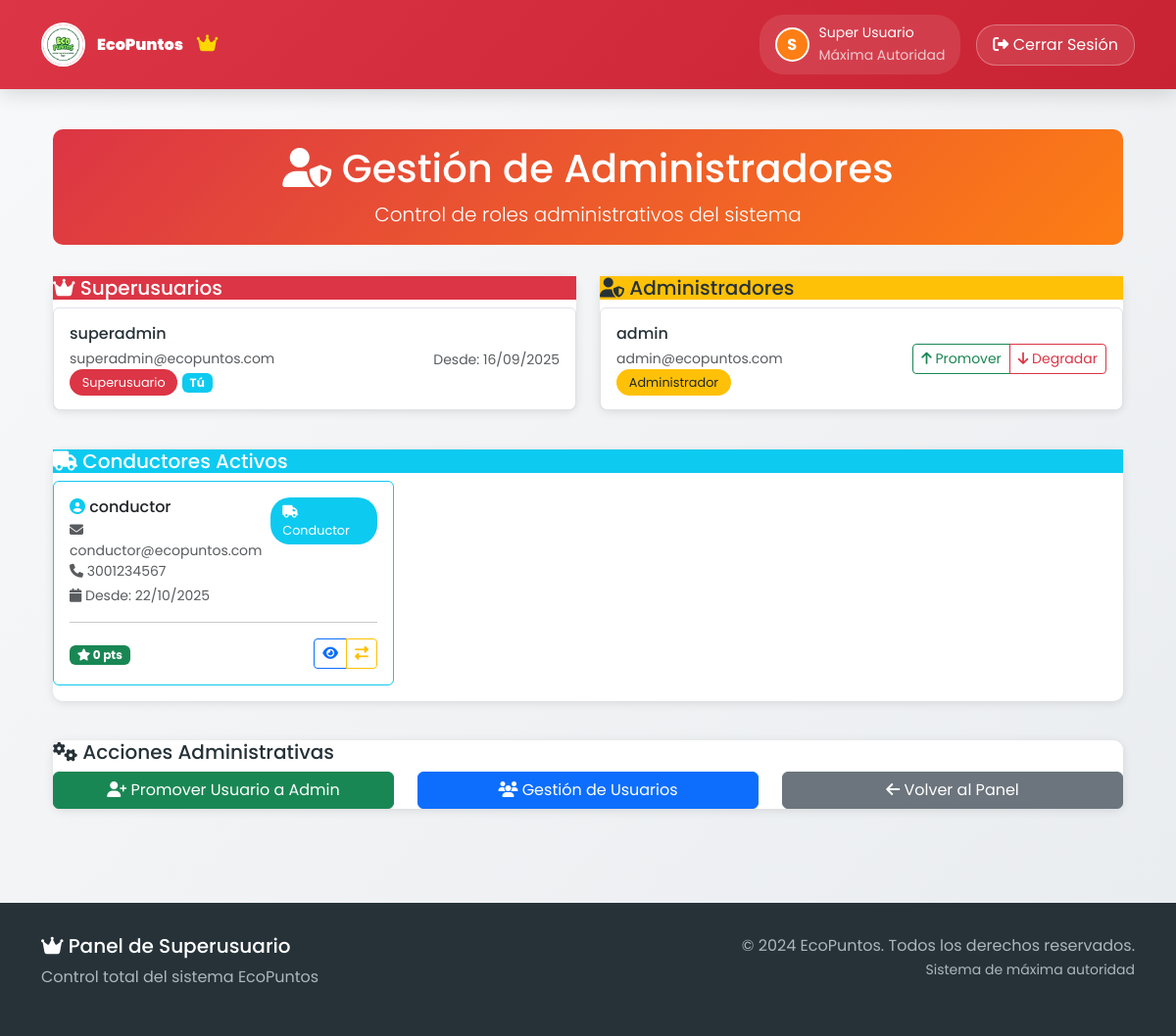
Before: /superuser/admins/ (signed in) with the older database file.
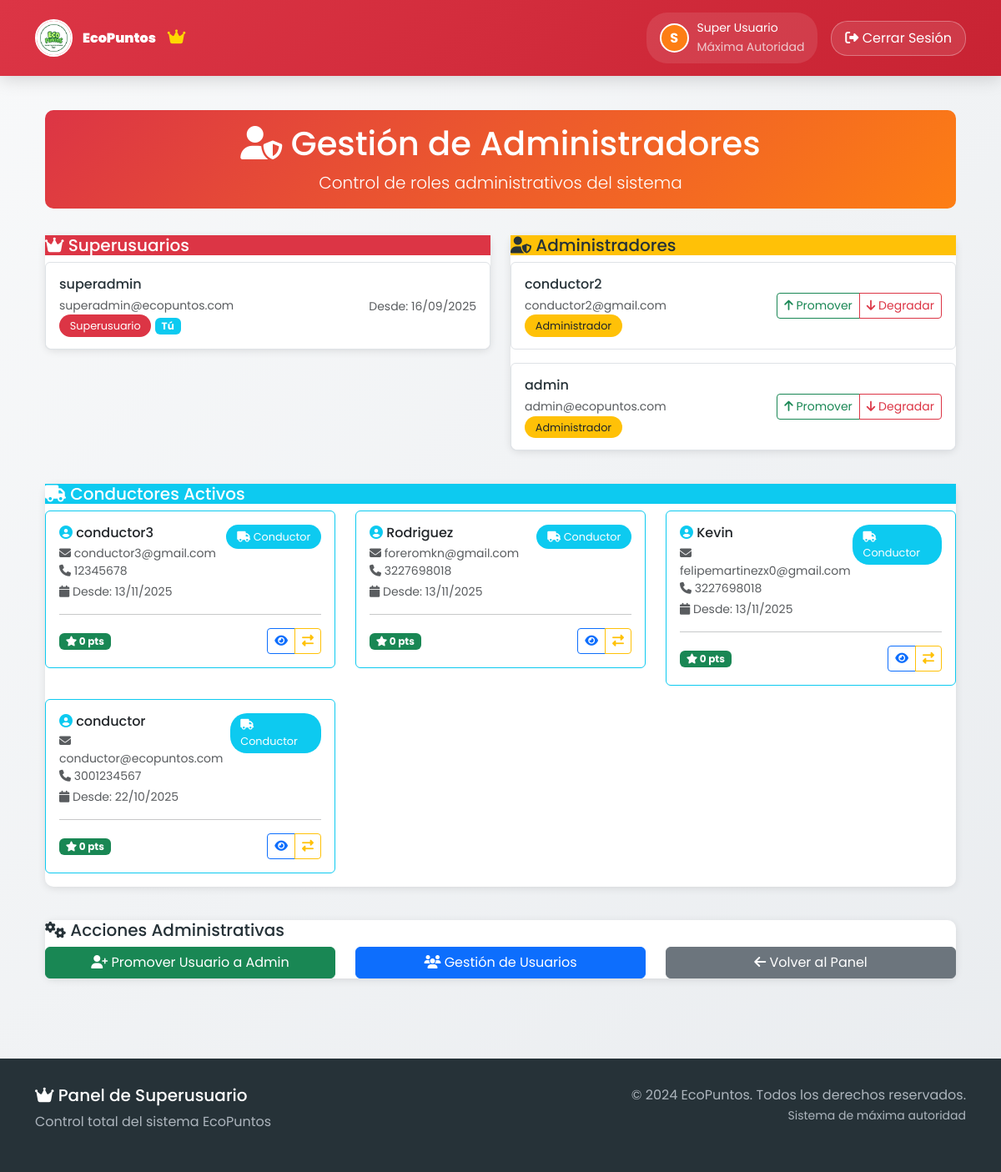
After: the same page with the newer database file.
### core/models.py (models this page shows, shortened)
class Usuario(AbstractUser):
    ROLES = (
        ('superuser', 'Superusuario'),
        ('admin', 'Administrador'),
        ('conductor', 'Conductor'),
        ('user', 'Usuario Regular'),
    )
    LEVELS = (
        ('guardian_verde', 'Guardián Verde'),
        ('defensor_planeta', 'Defensor del Planeta'),
        ('heroe_eco', 'Héroe Eco'),
        ('embajador_ambiental', 'Embajador Ambiental'),
        ('leyenda_sustentable', 'Leyenda Sustentable'),
    )
    role = models.CharField(max_length=10, choices=ROLES, default='user')
    level = models.CharField(max_length=25, choices=LEVELS, default='guardian_verde')
    puntos = models.IntegerField(default=0)
    puntos_juego = models.IntegerField(default=0)  # Puntos acumulados en juegos de plásticos
    puntos_juego_vidrios = models.IntegerField(default=0)  # Puntos acumulados en juegos de vidrios
    puntos_juego_papel = models.IntegerField(default=0)  # Puntos acumulados en el juego de papel y cartón
    puntos_juego_metales = models.IntegerField(default=0)  # Puntos acumulados en el juego de metales
    telefono = models.CharField(max_length=20, blank=True, null=True)
    direccion = models.CharField(max_length=255, blank=True, null=True)
    fecha_registro = models.DateTimeField(auto_now_add=True)
    password_reset_token = models.CharField(max_length=100, blank=True, null=True)
    password_reset_expires = models.DateTimeField(null=True, blank=True)
    testimonio = models.TextField("Testimonio", blank=True, null=True)
    notificaciones_email = models.BooleanField(default=True)
    notificaciones_push = models.BooleanField(default=False)
    perfil_publico = models.BooleanField(default=True)
    mostrar_puntos = models.BooleanField(default=True)
    foto_perfil = models.ImageField(upload_to='fotos_perfil/', null=True, blank=True)
    suspended = models.BooleanField(default=False, help_text="Usuario suspendido permanentemente")
    terminos_aceptados = models.BooleanField(default=False, help_text="Usuario ha aceptado los términos y condiciones")
    fecha_aceptacion_terminos = models.DateTimeField(null=True, blank=True, help_text="Fecha cuando aceptó los términos")
    email_verificado = models.BooleanField(default=False, help_text="Email verificado con código 2FA")
    codigo_verificacion = models.CharField(max_length=6, blank=True, null=True, help_text="Código de verificación 2FA")
    codigo_verificacion_expira = models.DateTimeField(null=True, blank=True, help_text="Expiración del código 2FA")
    intentos_verificacion = models.IntegerField(default=0, help_text="Intentos fallidos de verificación")
    verificacion_bloqueada_hasta = models.DateTimeField(null=True, blank=True, help_text="Bloqueo temporal por intentos fallidos")
    email = models.EmailField(unique=True)
    class Meta:
        verbose_name = 'Usuario'
        verbose_name_plural = 'Usuarios'

### core/views_superuser.py (the view)
# urls.py: path('superuser/admins/', views_superuser.gestion_admins_superuser, name='gestion_admins_superuser'),
@require_superuser
def gestion_admins_superuser(request):
    admins = Usuario.objects.filter(role='admin').order_by('-fecha_registro')
    superusers = Usuario.objects.filter(role='superuser').order_by('-fecha_registro')
    conductores = Usuario.objects.filter(role='conductor', is_active=True).order_by('-fecha_registro')
    context = {
        'admins': admins,
        'superusers': superusers,
        'conductores': conductores,
    }
    return render(request, 'core/superuser/gestion_admins.html', context)

### core/permissions.py (called while the page is built)
def is_superuser_role(user):
    return user.is_authenticated and hasattr(user, 'role') and user.role == 'superuser'

def require_superuser(view_func):
    @wraps(view_func)
    def _wrapped_view(request, *args, **kwargs):
        if not request.user.is_authenticated:
            messages.error(request, 'Debes iniciar sesión como superusuario.')
            return redirect('inicioadmin')
        if not is_superuser_role(request.user):
            messages.error(request, 'Acceso denegado. Se requieren permisos de superusuario.')
            return redirect('paneladmin')
        return view_func(request, *args, **kwargs)
    return _wrapped_view

### core/templates/core/superuser/gestion_admins.html (shortened to what the changed rows need)
{% extends 'core/superuser/base_superuser.html' %}
{% load static %}
{% block content %}
<div class="container-fluid">
    <div class="superuser-header text-center">
        <div class="container">
            <h1><i class="fas fa-user-shield"></i> Gestión de Administradores</h1>
        </div>
    </div>
    <div class="row">
        <div class="col-lg-6">
            <div class="admin-card">
                <div class="card-body">
                    {% if superusers %}
                        {% for superuser in superusers %}
                        <div class="d-flex justify-content-between align-items-center mb-3 p-3 border rounded">
                            <div>
                                <h6 class="mb-1">{{ superuser.username }}</h6>
                                <small class="text-muted">{{ superuser.email }}</small>
                                <br>
                                <span class="role-badge bg-danger text-white">Superusuario</span>
                                {% if superuser == user %}
                                    <span class="badge bg-info">Tú</span>
                                {% endif %}
                            </div>
                            <div>
                                <small class="text-muted">Desde: {{ superuser.fecha_registro|date:"d/m/Y" }}</small>
                            </div>
                        </div>
                        {% endfor %}
                    {% else %}
                        <p class="text-muted">No hay otros superusuarios.</p>
                    {% endif %}
                </div>
            </div>
        </div>
        <div class="col-lg-6">
            <div class="admin-card">
                <div class="card-body">
                    {% if admins %}
                        {% for admin in admins %}
                        <div class="d-flex justify-content-between align-items-center mb-3 p-3 border rounded">
                            <div>
                                <h6 class="mb-1">{{ admin.username }}</h6>
                                <small class="text-muted">{{ admin.email }}</small>
                                <br>
                                <span class="role-badge bg-warning text-dark">Administrador</span>
                            </div>
                            <div class="btn-group">
                                <button class="btn btn-sm btn-outline-success"
                                        onclick="promoverAdmin({{ admin.id }}, '{{ admin.username }}')">
                                    <i class="fas fa-arrow-up"></i> Promover
                                </button>
                                <button class="btn btn-sm btn-outline-danger"
                                        onclick="degradarAdmin({{ admin.id }}, '{{ admin.username }}')">
                                    <i class="fas fa-arrow-down"></i> Degradar
                                </button>
                            </div>
                        </div>
                        {% endfor %}
                    {% else %}
                        <p class="text-muted">No hay administradores registrados.</p>
                    {% endif %}
                </div>
            </div>
        </div>
    </div>
    <div class="row mt-4">
        <div class="col-lg-12">
            <div class="admin-card">
                <div class="card-body">
                    {% if conductores %}
                        <div class="row">
                            {% for conductor in conductores %}
                            <div class="col-md-6 col-lg-4 mb-3">
                                <div class="card border-info">
                                    <div class="card-body">
                                        <div class="d-flex justify-content-between align-items-start">
                                            <div>
                                                <h6 class="mb-1">
                                                    <i class="fas fa-user-circle text-info"></i> {{ conductor.username }}
                                                </h6>
                                                <small class="text-muted d-block">
                                                    <i class="fas fa-envelope"></i> {{ conductor.email }}
                                                </small>
                                                {% if conductor.telefono %}
                                                <small class="text-muted d-block">
                                                    <i class="fas fa-phone"></i> {{ conductor.telefono }}
                                                </small>
                                                {% endif %}
                                                <small class="text-muted d-block mt-1">
                                                    <i class="fas fa-calendar"></i> Desde: {{ conductor.fecha_registro|date:"d/m/Y" }}
                                                </small>
                                            </div>
                                            <span class="role-badge bg-info text-white">
                                                <i class="fas fa-truck"></i> Conductor
                                            </span>
                                        </div>
                                        <hr>
                                        <div class="d-flex justify-content-between align-items-center">
                                            <div>
                                                <span class="badge bg-success">
                                                    <i class="fas fa-star"></i> {{ conductor.puntos }} pts
                                                </span>
                                            </div>
                                            <div class="btn-group btn-group-sm">
                                                <button class="btn btn-outline-primary"
                                                        onclick="verDetalleConductor({{ conductor.id }}, '{{ conductor.username }}')"
                                                        title="Ver detalles">
                                                    <i class="fas fa-eye"></i>
                                                </button>
                                                <button class="btn btn-outline-warning"
                                                        onclick="cambiarRolConductor({{ conductor.id }}, '{{ conductor.username }}')"
                                                        title="Cambiar rol">
                                                    <i class="fas fa-exchange-alt"></i>
                                                </button>
                                            </div>
                                        </div>
                                    </div>
                                </div>
                            </div>
                            {% endfor %}
                        </div>
                    {% endif %}
                </div>
            </div>
        </div>
    </div>
</div>
{% endblock %}

### core/templates/core/superuser/base_superuser.html (shortened to what this page needs)
{% load static %}
<!DOCTYPE html>
<html lang="es">
<head>
  <link href="https://cdn.jsdelivr.net/npm/bootstrap@5.3.0-alpha1/dist/css/bootstrap.min.css" rel="stylesheet">
  <link rel="stylesheet" href="https://cdnjs.cloudflare.com/ajax/libs/font-awesome/6.4.0/css/all.min.css">
  <link rel="stylesheet" href="https://cdnjs.cloudflare.com/ajax/libs/animate.css/4.1.1/animate.min.css">
</head>
<body>
  <nav class="navbar navbar-expand-lg navbar-superuser">
    <div class="container">
      <a class="navbar-brand-superuser" href="{% url 'panel_superuser' %}">
        <img src="{% static 'core/img/eco.jpg' %}" alt="Logo" class="logo-superuser">
        <div>
          <strong>EcoPuntos</strong>
          <i class="fas fa-crown superuser-crown"></i>
        </div>
      </a>
      <div class="d-flex align-items-center gap-3">
        {% if user.is_authenticated %}
          <div class="user-profile-superuser">
            {% if user.foto_perfil %}
              <img src="{{ user.foto_perfil.url }}?v={{ user.last_login|date:'U'|default:'0' }}" alt="Foto de Perfil" class="user-avatar-superuser">
            {% else %}
              <div class="user-avatar-superuser avatar-nav-superuser">
                {{ user.first_name|first|upper|default:user.username|first|upper }}
              </div>
            {% endif %}
            <div class="d-none d-md-block">
              <small class="d-block">{{ user.get_full_name|default:user.username }}</small>
              <small class="text-light opacity-75">Máxima Autoridad</small>
            </div>
          </div>
          <a href="#" class="btn btn-logout-superuser" data-bs-toggle="modal" data-bs-target="#logoutModal">
            <i class="fas fa-sign-out-alt"></i>
            <span class="d-none d-md-inline"> Cerrar Sesión</span>
          </a>
        {% endif %}
      </div>
    </div>
  </nav>
  <main class="main-content">
    <div class="container">
      {% block content %}{% endblock %}
    </div>
  </main>
  <footer class="footer-superuser">
    <div class="container">
      <div class="row">
        <div class="col-md-6">
          <h5><i class="fas fa-crown"></i> Panel de Superusuario</h5>
          <p class="text-muted">Control total del sistema EcoPuntos</p>
        </div>
        <div class="col-md-6 text-md-end">
          <p class="text-muted mb-0">© 2024 EcoPuntos. Todos los derechos reservados.</p>
          <small class="text-muted">Sistema de máxima autoridad</small>
        </div>
      </div>
    </div>
  </footer>
</body>
</html>

Changed rows visible on the page:
added Usuario: username "conductor2", email "conductor2@gmail.com", shown under "Administradores"
added Usuario: username "conductor3", email "conductor3@gmail.com", telefono "12345678", fecha_registro "13/11/2025", puntos "0", shown under "Conductores Activos"
added Usuario: username "Rodriguez", email "foreromkn@gmail.com", telefono "3227698018", fecha_registro "13/11/2025", puntos "0", shown under "Conductores Activos"
added Usuario: username "Kevin", email "felipemartinezx0@gmail.com", telefono "3227698018", fecha_registro "13/11/2025", puntos "0", shown under "Conductores Activos"
